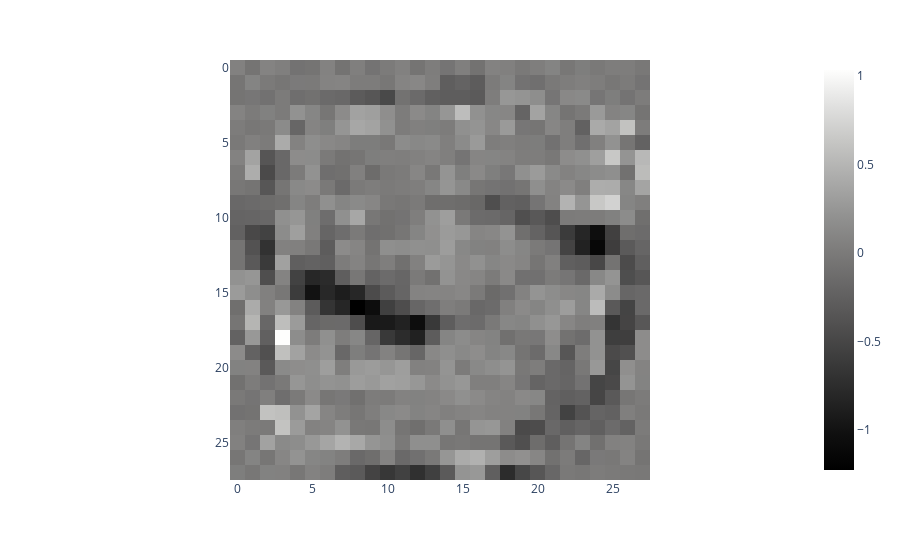

Notebook cell for this chart:
### Markdown cell above
* Reshape the weights to form a 28x28 image and display it, can you interpret the weights on this neuron?

### Code cell
px.imshow(first_neuron_first_layer_weights.reshape([28,28]), color_continuous_scale="gray")

### Figure 1 — Plotly figure (JSON) as saved in the notebook; plotly's stock layout.template omitted (floating-point values rounded to 4 significant figures; data arrays with more than 128 entries replaced by an {"elided": "..."} marker saying what was removed)
{"data": [{"coloraxis": "coloraxis", "hovertemplate": "x: %{x}<br>y: %{y}<br>color: %{z}<extra></extra>", "name": "0", "type": "heatmap", "xaxis": "x", "yaxis": "y", "z": {"elided": "28x28 float values"}}], "layout": {"coloraxis": {"colorscale": [[0, "rgb(0, 0, 0)"], [0.09091, "rgb(16, 16, 16)"], [0.1818, "rgb(38, 38, 38)"], [0.2727, "rgb(59, 59, 59)"], [0.3636, "rgb(81, 80, 80)"], [0.4545, "rgb(102, 101, 101)"], [0.5455, "rgb(124, 123, 122)"], [0.6364, "rgb(146, 146, 145)"], [0.7273, "rgb(171, 171, 170)"], [0.8182, "rgb(197, 197, 195)"], [0.9091, "rgb(224, 224, 223)"], [1, "rgb(254, 254, 253)"]]}, "margin": {"t": 60}, "xaxis": {"anchor": "y", "constrain": "domain", "domain": [0, 1], "scaleanchor": "y"}, "yaxis": {"anchor": "x", "autorange": "reversed", "constrain": "domain", "domain": [0, 1]}}}
